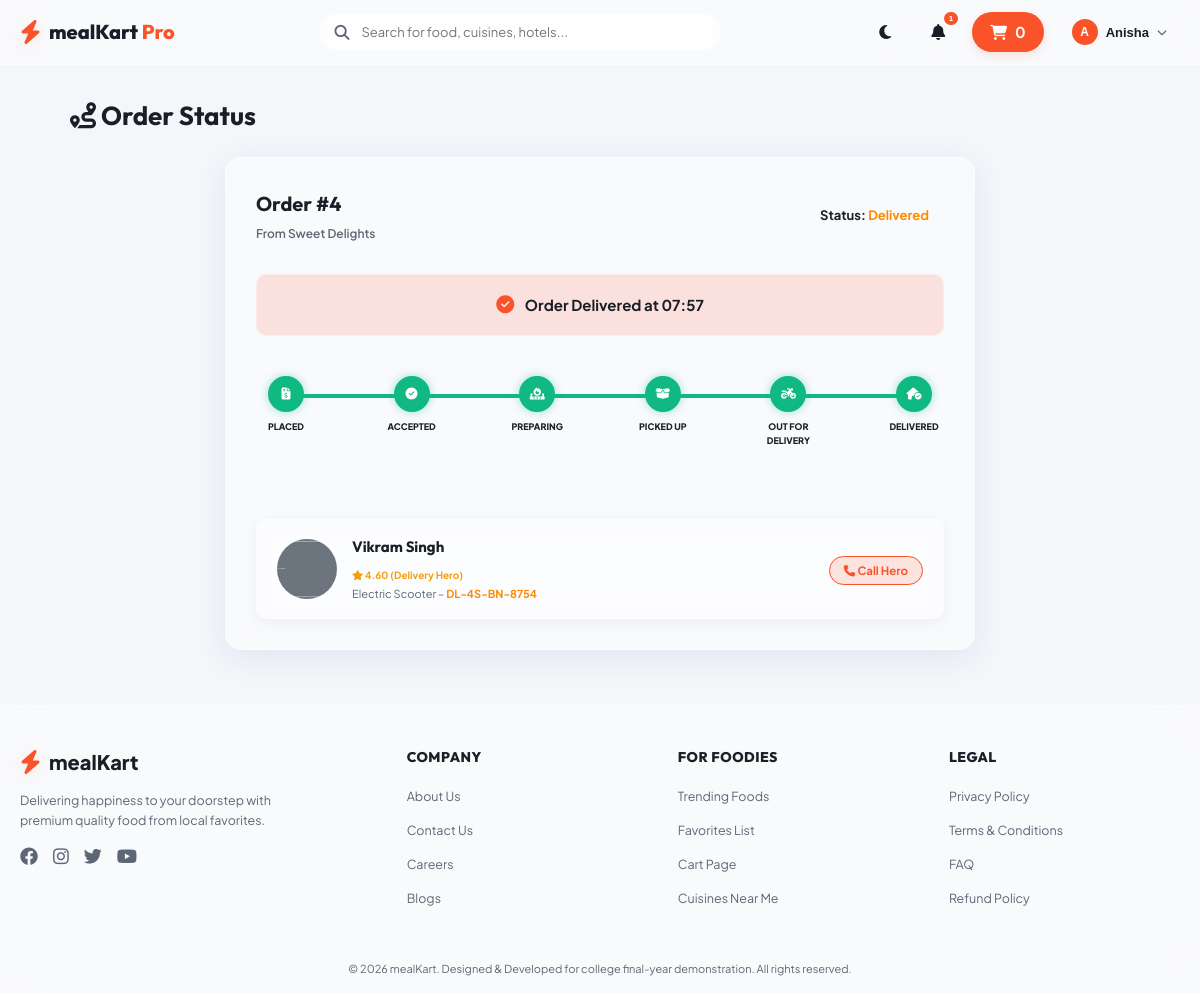
Page /order/tracking/4/ (signed in) on the committed database.
### foodapp/models.py (models this page shows, shortened)
class Order(models.Model):
    STATUS_CHOICES = [
        ('Placed', 'Order Placed'),
        ('Accepted', 'Restaurant Accepted'),
        ('Preparing', 'Food Being Prepared'),
        ('PickedUp', 'Picked Up'),
        ('OutForDelivery', 'Out For Delivery'),
        ('Delivered', 'Delivered'),
    ]
    user = models.ForeignKey(User, on_delete=models.CASCADE, related_name='orders')
    hotel = models.ForeignKey(Hotel, on_delete=models.CASCADE, related_name='orders')
    order_date = models.DateTimeField(auto_now_add=True)
    status = models.CharField(max_length=20, choices=STATUS_CHOICES, default='Placed')
    total_amount = models.DecimalField(max_digits=8, decimal_places=2)
    discount_amount = models.DecimalField(max_digits=8, decimal_places=2, default=0.00)
    delivery_charges = models.DecimalField(max_digits=5, decimal_places=2, default=0.00)
    gst_amount = models.DecimalField(max_digits=6, decimal_places=2, default=0.00)
    grand_total = models.DecimalField(max_digits=8, decimal_places=2)
    payment_method = models.CharField(max_length=50)
    delivery_address = models.TextField()
    landmark = models.CharField(max_length=100, blank=True, null=True)
    phone_number = models.CharField(max_length=15)
    instructions = models.TextField(blank=True, null=True)
    delivery_partner = models.ForeignKey(DeliveryPartner, on_delete=models.SET_NULL, null=True, blank=True, related_name='orders')
    estimated_arrival_time = models.IntegerField(default=30, help_text="In minutes")

class Hotel(models.Model):
    name = models.CharField(max_length=100)
    rating = models.DecimalField(max_digits=3, decimal_places=2, default=4.0, validators=[MinValueValidator(1.0), MaxValueValidator(5.0)])
    delivery_time = models.IntegerField(help_text="In minutes")
    delivery_charges = models.DecimalField(max_digits=5, decimal_places=2, default=0.0)
    distance = models.DecimalField(max_digits=4, decimal_places=1, help_text="In km")
    is_veg_only = models.BooleanField(default=False)
    has_non_veg = models.BooleanField(default=True)
    image = models.ImageField(upload_to='hotels/', blank=True, null=True, default='hotels/default_hotel.jpg')
    description = models.TextField(blank=True, null=True)
    address = models.TextField(blank=True, null=True)
    featured = models.BooleanField(default=False)

class DeliveryPartner(models.Model):
    name = models.CharField(max_length=100)
    phone_number = models.CharField(max_length=15)
    vehicle_number = models.CharField(max_length=20)
    vehicle_type = models.CharField(max_length=50, default='Bike')
    rating = models.DecimalField(max_digits=3, decimal_places=2, default=4.5)
    photo = models.ImageField(upload_to='partners/', blank=True, null=True, default='partners/default_partner.jpg')

### foodapp/views.py (the view, shortened to what this page needs)
# urls.py: path('order/tracking/<int:order_id>/', views.order_tracking_view, name='order_tracking'),
@login_required
def order_tracking_view(request, order_id):
    order = get_object_or_404(Order, pk=order_id, user=request.user)
    time_diff = (timezone.now() - order.order_date).total_seconds()
    current_status = order.status
    status_percentages = {
        'Placed': 16,
        'Accepted': 33,
        'Preparing': 50,
        'PickedUp': 66,
        'OutForDelivery': 83,
        'Delivered': 100
    }
    progress_percentage = status_percentages.get(order.status, 0)
    lat_hotel = 12.9716
    lng_hotel = 77.5946
    lat_user = 12.9816
    lng_user = 77.6046
    frac = progress_percentage / 100.0
    partner_lat = lat_hotel + (lat_user - lat_hotel) * frac
    partner_lng = lng_hotel + (lng_user - lng_hotel) * frac
    user_address = ""
    if hasattr(request.user, 'profile') and request.user.profile.saved_address:
        user_address = request.user.profile.saved_address
        if request.user.profile.landmark:
            user_address += f", Near {request.user.profile.landmark}"
    hotel_address = order.hotel.address if order.hotel.address else f"{order.hotel.name}, New Delhi"
    context = {
        'order': order,
        'progress_percentage': progress_percentage,
        'partner_lat': partner_lat,
        'partner_lng': partner_lng,
        'time_diff': int(time_diff),
        'user_address': user_address,
        'hotel_address': hotel_address,
    }
    return render(request, 'order_tracking.html', context)

### templates/order_tracking.html (shortened to what this page needs)
{% extends 'base.html' %}
{% block content %}
<div class="tracking-container">
    <h2 class="page-title"><i class="fa-solid fa-route"></i> Order Status</h2>
    <div class="tracking-layout">
        <div class="tracking-status-pane glass-panel">
            <div class="tracking-header-info" style="display: flex; justify-content: space-between; align-items: center; flex-wrap: wrap; gap: 15px;">
                <div>
                    <h3>Order #{{ order.id }}</h3>
                    <span class="restaurant-name">From {{ order.hotel.name }}</span>
                </div>
                <div class="order-status-badge">
                    Status: <strong class="text-accent">{{ order.get_status_display }}</strong>
                </div>
            </div>
            <div class="tracking-eta-box-custom">
                {% if order.status == 'Delivered' %}
                <div class="eta-status-custom text-success">
                    <i class="fa-solid fa-circle-check"></i>
                    <span>Order Delivered at {{ order.order_date|date:"H:i" }}</span>
                </div>
                {% else %}
                <div class="eta-status-custom">
                    <i class="fa-solid fa-clock-rotate-left"></i>
                    <span>Estimated Arrival Time: <strong>{{ order.estimated_arrival_time }} Mins</strong></span>
                </div>
                {% endif %}
            </div>
            <div class="timeline-wrapper" style="margin-top: 20px;">
                <div class="progress-bar-container">
                    <div class="progress-bar-fill" style="width: {{ progress_percentage }}%;"></div>
                </div>
                <div class="timeline-steps">
                    <div class="timeline-step {% if progress_percentage >= 16 %}completed{% endif %}">
                        <div class="step-icon"><i class="fa-solid fa-file-invoice-dollar"></i></div>
                        <span class="step-label">Placed</span>
                    </div>
                    <div class="timeline-step {% if progress_percentage >= 33 %}completed{% endif %}">
                        <div class="step-icon"><i class="fa-solid fa-circle-check"></i></div>
                        <span class="step-label">Accepted</span>
                    </div>
                    <div class="timeline-step {% if progress_percentage >= 50 %}completed{% endif %}">
                        <div class="step-icon"><i class="fa-solid fa-fire-burner"></i></div>
                        <span class="step-label">Preparing</span>
                    </div>
                    <div class="timeline-step {% if progress_percentage >= 66 %}completed{% endif %}">
                        <div class="step-icon"><i class="fa-solid fa-box-open"></i></div>
                        <span class="step-label">Picked Up</span>
                    </div>
                    <div class="timeline-step {% if progress_percentage >= 83 %}completed{% endif %}">
                        <div class="step-icon"><i class="fa-solid fa-motorcycle"></i></div>
                        <span class="step-label">Out for Delivery</span>
                    </div>
                    <div class="timeline-step {% if progress_percentage >= 100 %}completed{% endif %}">
                        <div class="step-icon"><i class="fa-solid fa-house-circle-check"></i></div>
                        <span class="step-label">Delivered</span>
                    </div>
                </div>
            </div>
            <div class="tracking-divider"></div>
            {% if order.delivery_partner %}
            <div class="partner-card glass-panel-light">
                <div class="partner-avatar">
                    {% if order.delivery_partner.photo %}
                        <img src="{{ order.delivery_partner.photo.url }}" alt="{{ order.delivery_partner.name }}" onerror="this.src='/static/images/default_partner.jpg'">
                    {% else %}
                        <img src="/static/images/default_partner.jpg" alt="Partner Avatar">
                    {% endif %}
                </div>
                <div class="partner-info">
                    <h4>{{ order.delivery_partner.name }}</h4>
                    <span class="partner-rating"><i class="fa-solid fa-star"></i> {{ order.delivery_partner.rating }} (Delivery Hero)</span>
                    <p class="vehicle-details">{{ order.delivery_partner.vehicle_type }} – <strong class="text-accent">{{ order.delivery_partner.vehicle_number }}</strong></p>
                </div>
                <div class="partner-actions">
                    <a href="tel:{{ order.delivery_partner.phone_number }}" class="btn-call-partner"><i class="fa-solid fa-phone"></i> Call Hero</a>
                </div>
            </div>
            {% endif %}
        </div>
    </div>
</div>
{% endblock %}

### templates/base.html (shortened to what this page needs)
<!DOCTYPE html>
<html lang="en">
<head>
    <link rel="stylesheet" href="https://cdnjs.cloudflare.com/ajax/libs/font-awesome/6.4.0/css/all.min.css">
    <link rel="stylesheet" href="/static/css/style.css">
    <link rel="stylesheet" href="/static/css/responsive.css">
    <link rel="stylesheet" href="/static/css/animation.css">
</head>
<body class="light-mode">
    <header class="navbar-header">
        <div class="nav-container">
            <a href="{% url 'home' %}" class="nav-logo">
                <i class="fa-solid fa-bolt logo-icon"></i>
                <span class="logo-text">mealKart <span class="accent-text">Pro</span></span>
            </a>
            {% if user.is_authenticated %}
            <div class="nav-search-bar">
                <i class="fa-solid fa-magnifying-glass search-icon"></i>
                <input type="text" id="global-search-input" placeholder="Search for food, cuisines, hotels..." autocomplete="off">
            </div>
            {% endif %}
            <div class="nav-actions">
                <button id="theme-toggle-btn" class="nav-action-btn" title="Toggle Dark/Light Mode">
                    <i class="fa-solid fa-moon theme-icon"></i>
                </button>
                {% if user.is_authenticated %}
                <div class="notifications-dropdown-container">
                    <button class="nav-action-btn" id="notif-toggle-btn" title="Notifications">
                        <i class="fa-solid fa-bell"></i>
                        <span class="badge badge-pulse">1</span>
                    </button>
                </div>
                <a href="{% url 'cart' %}" class="nav-cart-btn" title="Shopping Cart">
                    <i class="fa-solid fa-cart-shopping"></i>
                    <span class="cart-badge-qty" id="global-cart-qty">{{ cart_count|default:0 }}</span>
                </a>
                <div class="profile-dropdown-container">
                    <button class="nav-profile-trigger" id="profile-menu-btn">
                        <div class="profile-avatar">
                            {% if user.first_name %}
                                {{ user.first_name.0|upper }}
                            {% else %}
                                {{ user.username.0|upper }}
                            {% endif %}
                        </div>
                        <span class="nav-username">{{ user.first_name|default:user.username }}</span>
                        <i class="fa-solid fa-chevron-down chevron-icon"></i>
                    </button>
                </div>
                {% else %}
                <a href="{% url 'login' %}" class="btn btn-outline">Sign In</a>
                <a href="{% url 'signup' %}" class="btn btn-primary">Sign Up</a>
                {% endif %}
            </div>
        </div>
    </header>
    <main class="main-content">
        {% block content %}{% endblock %}
    </main>
    <footer class="app-footer">
        <div class="footer-container">
            <div class="footer-brand">
                <div class="footer-logo">
                    <i class="fa-solid fa-bolt logo-icon"></i>
                    <span>mealKart</span>
                </div>
                <p class="footer-desc">Delivering happiness to your doorstep with premium quality food from local favorites.</p>
                <div class="footer-socials">
                    <a href="#"><i class="fa-brands fa-facebook"></i></a>
                    <a href="#"><i class="fa-brands fa-instagram"></i></a>
                    <a href="#"><i class="fa-brands fa-twitter"></i></a>
                    <a href="#"><i class="fa-brands fa-youtube"></i></a>
                </div>
            </div>
            <div class="footer-links">
                <h4>Company</h4>
                <ul>
                    <li><a href="{% url 'about' %}">About Us</a></li>
                    <li><a href="{% url 'contact' %}">Contact Us</a></li>
                    <li><a href="#">Careers</a></li>
                    <li><a href="#">Blogs</a></li>
                </ul>
            </div>
            <div class="footer-links">
                <h4>For Foodies</h4>
                <ul>
                    <li><a href="{% url 'home' %}">Trending Foods</a></li>
                    <li><a href="{% url 'profile' %}#favourites">Favorites List</a></li>
                    <li><a href="{% url 'cart' %}">Cart Page</a></li>
                    <li><a href="#">Cuisines Near Me</a></li>
                </ul>
            </div>
            <div class="footer-links">
                <h4>Legal</h4>
                <ul>
                    <li><a href="#">Privacy Policy</a></li>
                    <li><a href="#">Terms & Conditions</a></li>
                    <li><a href="#">FAQ</a></li>
                    <li><a href="#">Refund Policy</a></li>
                </ul>
            </div>
        </div>
        <div class="footer-bottom">
            <p>&copy; 2026 mealKart. Designed & Developed for college final-year demonstration. All rights reserved.</p>
        </div>
    </footer>
</body>
</html>

### static/css/animation.css (style rules this page uses)
.badge-pulse { animation: badgePulse 2s infinite ease-in-out; }

### templates/order_tracking.html (style rules this page uses)
.tracking-layout { display: block; max-width: 750px; margin: 0 auto; }
.tracking-status-pane { width: 100%; margin-bottom: 25px; }
.tracking-eta-box-custom { background-color: var(--primary-glow); padding: 18px; border-radius: var(--radius-md); text-align: center; margin-top: 20px; border: 1px solid var(--border-glass); }
.eta-status-custom { font-size: 15px; font-weight: 700; color: var(--text-main); }
.eta-status-custom i { color: var(--primary); margin-right: 8px; font-size: 18px; }
.order-status-badge { display: inline-block; padding: 6px 14px; border-radius: 20px; background: var(--bg-hover); border: 1px solid var(--border-glass); font-size: 13px; font-weight: 700; }

### rows in the picture
Order: id "4", hotel.name "Sweet Delights", status "Delivered", order_date "07:57", delivery_partner.photo (placeholder picture), delivery_partner.name "Vikram Singh", delivery_partner.rating "4.60", delivery_partner.vehicle_type "Electric Scooter", delivery_partner.vehicle_number "DL-4S-BN-8754"

### other values in the picture
{{ cart_count|default:0 }} "0"
{{ user.first_name.0|upper }} "A"
{{ user.first_name|default:user.username }} "Anisha"
